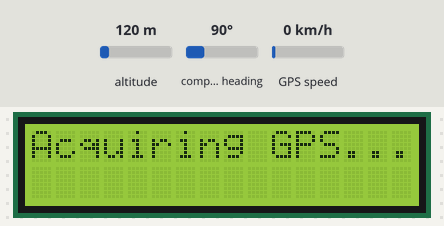
Recording of a sketch running on a simulated Arduino Uno, built with avr-gcc and run on an emulated ATmega328P. Shown: 16×2 character LCD. The inputs (shaded band) are chosen by the test bench; at power-on: altitude 120 m, compass heading 90°, GPS speed 0 km/h. The GPS gets a fix after 3 s at 37.7749, -122.4194 with 8 satellites; the modem accepts every AT command (registered, SIM ready, sends succeed) and sends nothing else; what the sketch prints to the serial monitor is not drawn.

Above: at 0.1 s.
At 3.2 s:
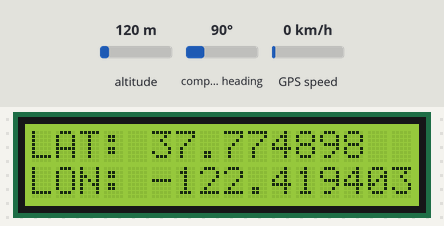
At 4.2 s:
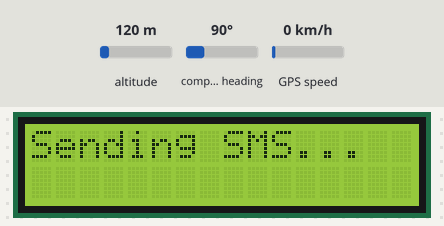
At 8.4 s:
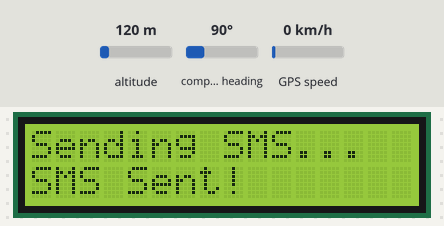

Measured:
- what the display in image 1 shows lasts 1.0 s, from 3.2 s to 4.2 s
- what the display in image 2 shows lasts 4.1 s, from 4.2 s to 8.3 s

The sketch:

gps_gsm_tracker.ino
```cpp
/**
 * @file gps_gsm_tracker.ino
 * @brief A simple GPS tracker that sends its location via SMS on startup.
 * @description This sketch acquires a GPS location, displays it on an I2C LCD,
 * and sends a Google Maps link to a predefined phone number using a GSM module.
 * The entire process runs once in the setup() function.
 */

// --- Include Libraries ---
#include <SoftwareSerial.h> // For creating software-based serial ports
#include <TinyGPS++.h>      // For parsing GPS data
#include <LiquidCrystal_I2C.h> // For controlling the I2C LCD

// --- Constants & Pin Definitions ---
#define GSM_TX_PIN 2
#define GSM_RX_PIN 3
#define GPS_TX_PIN 8
#define GPS_RX_PIN 9

#define I2C_ADDR 0x27 // I2C address of your LCD
#define LCD_COLS 16   // LCD number of columns
#define LCD_ROWS 2    // LCD number of rows

// IMPORTANT: Replace with the destination phone number
const char* DESTINATION_PHONE = "+919121072793";

// --- Object Declarations ---
LiquidCrystal_I2C lcd(I2C_ADDR, LCD_COLS, LCD_ROWS);
TinyGPSPlus gps;
SoftwareSerial gsmSerial(GSM_TX_PIN, GSM_RX_PIN);
SoftwareSerial gpsSerial(GPS_TX_PIN, GPS_RX_PIN);

// --- Global Variables ---
float latitude = 0.0;
float longitude = 0.0;

//====================================================================================
// SETUP: Runs once at the beginning
//====================================================================================
void setup() {
  // Start the hardware serial port for debugging
  Serial.begin(9600);
  Serial.println(F("System Booting Up..."));

  // Initialize LCD
  lcd.init();
  lcd.backlight();
  lcd.setCursor(0, 0);
  lcd.print(F("GPS Tracker Init"));

  // Start the software serial ports
  gpsSerial.begin(9600);
  gsmSerial.begin(9600);

  // --- Main Logic ---
  // This sequence runs only once. For continuous tracking, move these calls to loop().
  acquireGpsLocation();
  displayLocationOnLcd(latitude, longitude);
  sendLocationSms(latitude, longitude);

  Serial.println(F("Process complete. Entering idle state."));
  lcd.setCursor(0, 1);
  lcd.print(F("SMS Sent!"));
}

//====================================================================================
// LOOP: Runs repeatedly after setup (currently empty)
//====================================================================================
void loop() {
  // This is intentionally left blank to match the original code's behavior.
  // To make the tracker send updates continuously, you could move the function
  // calls from setup() here, perhaps with a delay.
}

//====================================================================================
// --- Custom Functions ---
//====================================================================================

/**
 * @brief Waits for a valid GPS signal and updates global location variables.
 */
void acquireGpsLocation() {
  Serial.println(F("Searching for GPS signal..."));
  lcd.clear();
  lcd.setCursor(0, 0);
  lcd.print(F("Acquiring GPS..."));

  // Loop indefinitely until a valid location is found
  while (true) {
    // Feed data from the GPS module to the TinyGPS++ object
    while (gpsSerial.available() > 0) {
      gps.encode(gpsSerial.read());
    }

    // If the location has been updated, store it and exit the loop
    if (gps.location.isUpdated()) {
      latitude = gps.location.lat();
      longitude = gps.location.lng();
      Serial.println(F("GPS Lock Acquired!"));
      break; // Exit the while(true) loop
    }
  }
}

/**
 * @brief Displays the latitude and longitude on the Serial Monitor and LCD.
 * @param lat The latitude to display.
 * @param lon The longitude to display.
 */
void displayLocationOnLcd(float lat, float lon) {
  // Print to Serial Monitor for debugging
  Serial.print(F("LATTITUDE= ")); Serial.println(lat, 6);
  Serial.print(F("LONGITUDE=")); Serial.println(lon, 6);

  // Print to LCD
  lcd.clear();
  lcd.setCursor(0, 0);
  lcd.print(F("LAT: ")); lcd.print(lat, 6);
  lcd.setCursor(0, 1);
  lcd.print(F("LON: ")); lcd.print(lon, 6);
  delay(1000);
}

/**
 * @brief Sends the location coordinates via SMS using the GSM module.
 * @param lat The latitude to send.
 * @param lon The longitude to send.
 */
void sendLocationSms(float lat, float lon) {
  Serial.println(F("Setting up GSM module to send SMS..."));
  lcd.clear();
  lcd.setCursor(0, 0);
  lcd.print(F("Sending SMS..."));

  // Set GSM module to Text Mode
  gsmSerial.println("AT+CMGF=1\r");
  delay(1000);

  // Set the recipient's phone number
  gsmSerial.print("AT+CMGS=\"");
  gsmSerial.print(DESTINATION_PHONE);
  gsmSerial.println("\"\r");
  delay(1000);

  // Construct and send the message body
  gsmSerial.print(F("http://maps.google.com/maps?q="));
  gsmSerial.print(lat, 6);
  gsmSerial.print(",");
  gsmSerial.print(lon, 6);
  gsmSerial.print(F("\r\r HELP!!!!")); // Your custom message
  delay(1000);

  // Send the Ctrl+Z character (ASCII 26) to signal the end of the message
  gsmSerial.write(0x1A);
  delay(1000);

  Serial.println(F("SMS send command issued."));
}
```
